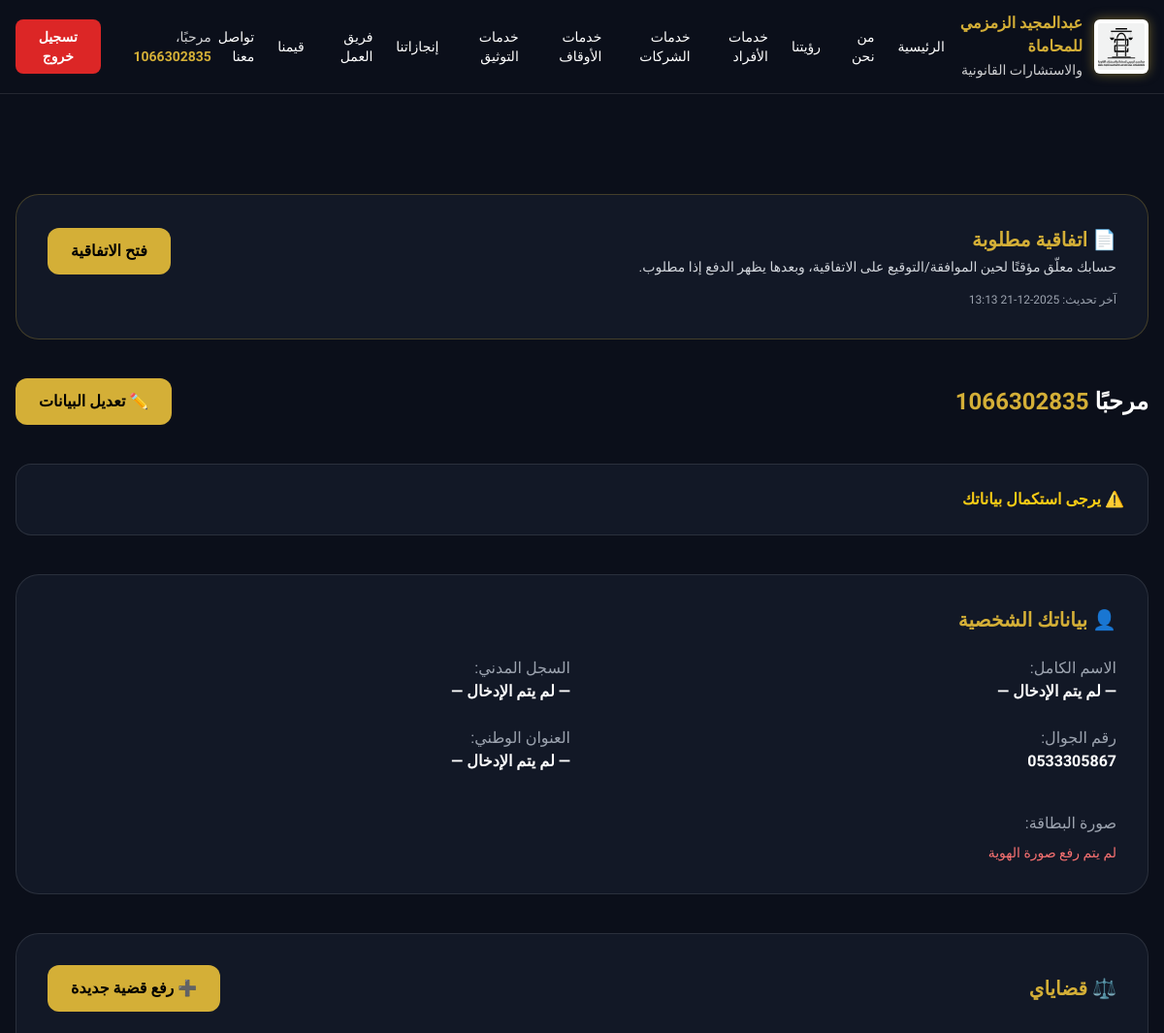
The app's page /accounts/dashboard/ (signed in, upper part), older data.
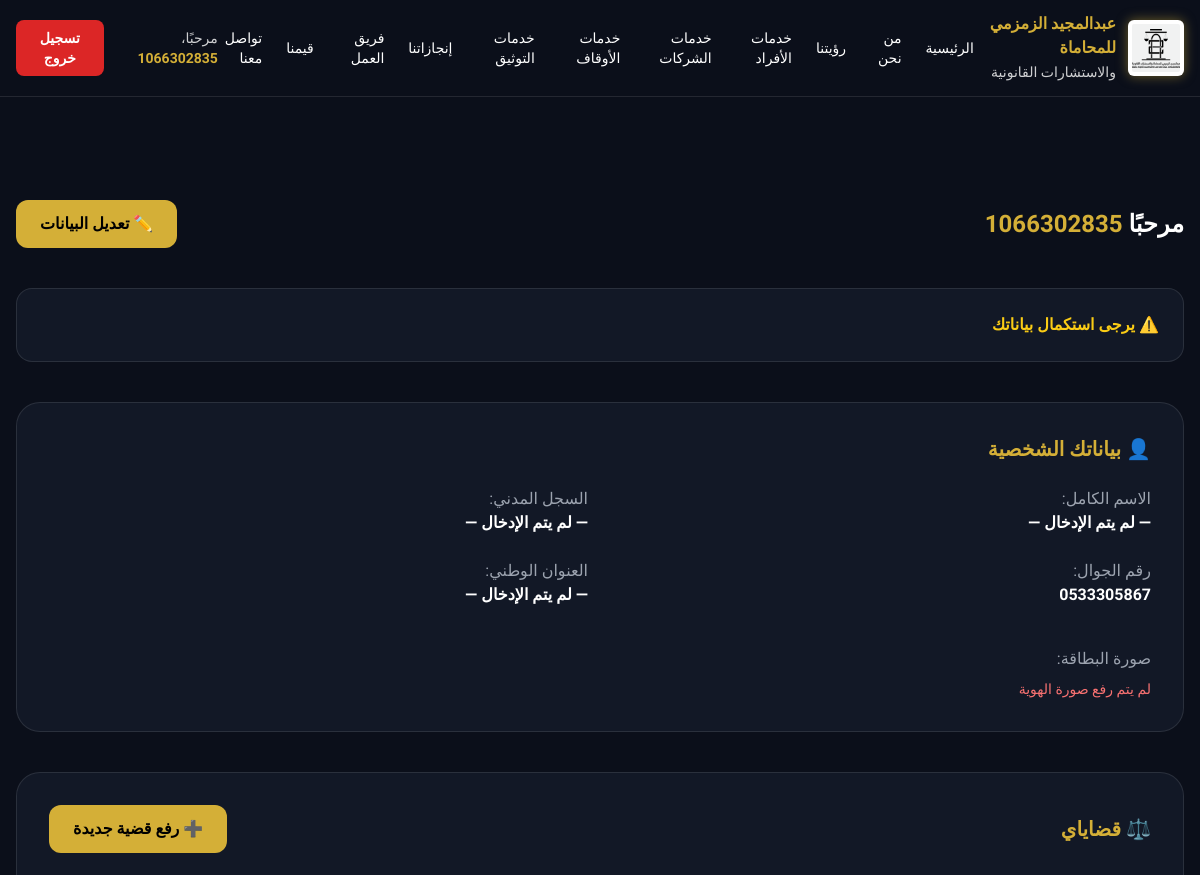
The same page, newer data.
### accounts/models.py (models this page shows, shortened)
class UserAgreement(models.Model):
    STATUS = [
        ("sent", "مرسلة"),
        ("accepted", "تمت الموافقة"),
        ("signed", "تم التوقيع"),
        ("payment_pending", "بانتظار الدفع"),
        ("paid", "تم الدفع"),
        ("expired", "منتهية"),
    ]
    user = models.ForeignKey(
        User,
        on_delete=models.CASCADE,
        related_name="agreements",
        verbose_name="المستخدم"
    )
    template = models.ForeignKey(
        AgreementTemplate,
        on_delete=models.SET_NULL,
        null=True,
        blank=True,
        related_name="sent_agreements",
        verbose_name="قالب الاتفاقية"
    )
    token = models.CharField(
        max_length=64,
        unique=True,
        blank=True,
        verbose_name="رمز الوصول"
    )
    office_name = models.CharField(
        max_length=255,
        default="مكتب المحاماة والاستشارات القانونية",
        verbose_name="اسم المكتب"
    )
    office_logo = models.ImageField(
        upload_to="agreements/logos/",
        blank=True,
        null=True,
        verbose_name="شعار المكتب"
    )
    title = models.CharField(
        max_length=255,
        default="اتفاقية تقديم خدمات قانونية",
        verbose_name="عنوان الاتفاقية"
    )
    agreement_text = models.TextField(
        verbose_name="نص الاتفاقية"
    )
    accepted_checkbox = models.BooleanField(
        default=False,
        verbose_name="موافقة (مربع)"
    )
    accepted_at = models.DateTimeField(
        blank=True,
        null=True,
        verbose_name="تاريخ الموافقة"
    )
    signature_image = models.ImageField(
        upload_to="agreements/signatures/",
        blank=True,
        null=True,
        verbose_name="صورة التوقيع"
    )
    signed_at = models.DateTimeField(
        blank=True,
        null=True,
        verbose_name="تاريخ التوقيع"
    )
    payment_required = models.BooleanField(
        default=True,
        verbose_name="يتطلب دفع"
    )
    payment_status = models.CharField(
        max_length=30,
        choices=[
            ("not_started", "لم يبدأ"),
            ("pending", "بانتظار الدفع"),
            ("paid", "تم الدفع"),
        ],
        default="not_started",
        verbose_name="حالة الدفع"
    )
    payment_amount = models.DecimalField(
        "مبلغ الدفع",
        max_digits=10,
        decimal_places=2,
        blank=True,
        null=True
    )
    office_invoice_number = models.CharField(
        "رقم الفاتورة الموحد",
        max_length=32,
        blank=True,
        null=True,
        help_text="ضع رقم الفاتورة الثابت للمكتب هنا (سيظهر للعميل)."
    )
    receipt_number = models.CharField(
        "رقم الإيصال",
        max_length=64,
        blank=True,
        null=True
    )
    paid_at = models.DateTimeField(
        "تاريخ الدفع",
        blank=True,
        null=True
    )
    receipt_pdf = models.FileField(
        "إيصال الدفع PDF",
        upload_to="payment_receipts/",
        blank=True,
        null=True
    )
    sadad_bill_number = models.CharField(
        "رقم فاتورة سداد",
        max_length=32,
        blank=True,
        null=True,
        help_text="إذا كان رقم سداد ثابت للمكتب اتركه هنا (يتكرر لجميع العملاء)."
    )
    sadad_status = models.CharField(
        "حالة سداد",
        max_length=20,
        choices=[
            ("not_created", "لم تُنشأ"),
            ("pending", "بانتظار السداد"),
            ("paid", "مدفوعة"),
            ("expired", "منتهية"),
        ],
        default="not_created"
    )
    sadad_expires_at = models.DateTimeField(
        "تاريخ انتهاء سداد",
        blank=True,
        null=True
    )
    status = models.CharField(
        max_length=30,
        choices=STATUS,
        default="sent",
        verbose_name="حالة الاتفاقية"
    )
    sent_at = models.DateTimeField(
        auto_now_add=True,
        verbose_name="تاريخ الإرسال"
    )
    created_at = models.DateTimeField(
        auto_now_add=True,
        verbose_name="تاريخ الإنشاء"
    )
    class Meta:
        verbose_name = "اتفاقية"
        verbose_name_plural = "الاتفاقيات"
        ordering = ["-created_at"]

### accounts/views.py (the view)
# urls.py: path('dashboard/', user_dashboard, name='user_dashboard'),
@login_required
def user_dashboard(request):
    redir = _redirect_if_suspended(request, allow_dashboard=True)
    if redir:
        return redir
    profile = getattr(request.user, 'profile', None)
    cases = request.user.account_cases.all().order_by('-created_at')
    latest_agreement = _get_latest_agreement(request.user)
    return render(request, 'accounts/dashboard.html', {
        'profile': profile,
        'cases': cases,
        'documents': request.user.documents.all(),
        'now': timezone.now(),
        'agreement': latest_agreement,
    })

### accounts/views.py (called while the page is built)
def _get_latest_agreement(user):
    if not user.is_authenticated:
        return None
    return user.agreements.order_by('-created_at').first()

def _redirect_if_suspended(request, allow_dashboard=False):
    if request.user.is_authenticated:
        if request.user.account_status in ("pending_agreement", "payment_pending"):
            if allow_dashboard:
                return None
            latest = _get_latest_agreement(request.user)
            if latest:
                return redirect('agreement_view', token=latest.token)
            return redirect('account_suspended')
    return None

### templates/accounts/dashboard.html (shortened to what this page needs)
<!DOCTYPE html>
<html lang="ar" dir="rtl">
<head>
  <script src="https://cdn.tailwindcss.com"></script>
</head>
<body class="bg-dark text-white font-cairo min-h-screen">
{% include "header.html" %}
<div class="h-[80px]"></div>
<div class="container-desktop mx-auto px-4 py-10 space-y-10">
  {% if agreement and request.user.account_status != "active" %}
    <div class="bg-card rounded-3xl p-6 sm:p-8 border border-gold/25 space-y-4">
      <div class="flex flex-col sm:flex-row sm:items-center sm:justify-between gap-4">
        <div>
          <h2 class="text-xl font-bold text-gold">📄 اتفاقية مطلوبة</h2>
          <p class="text-sm text-gray-300 mt-1">
            حسابك معلّق مؤقتًا لحين الموافقة/التوقيع على الاتفاقية، وبعدها يظهر الدفع إذا مطلوب.
          </p>
        </div>
        <div class="flex flex-col sm:flex-row gap-3">
          <a href="{% url 'agreement_view' agreement.token %}"
             class="bg-gold text-black px-6 py-3 rounded-xl font-bold hover:opacity-90 transition text-center">
            فتح الاتفاقية
          </a>
        </div>
      </div>
      <div class="text-xs text-gray-400">
        آخر تحديث: {{ agreement.created_at|date:"Y-m-d H:i" }}
      </div>
    </div>
  {% endif %}
  <div class="flex flex-col sm:flex-row sm:items-center sm:justify-between gap-4">
    <h1 class="text-2xl font-bold">
      مرحبًا <span class="text-gold">{{ request.user.username }}</span>
    </h1>
    <a href="{% url 'profile_update' %}"
       class="bg-gold text-black px-6 py-3 rounded-xl font-bold hover:opacity-90 transition">
      ✏️ تعديل البيانات
    </a>
  </div>
  <div class="bg-card rounded-2xl p-6 border border-white/10 space-y-3">
    {% if profile.full_name and profile.national_id %}
      <p class="text-green-400 font-bold">✅ بياناتك مكتملة</p>
    {% else %}
      <p class="text-yellow-400 font-bold">⚠️ يرجى استكمال بياناتك</p>
    {% endif %}
  </div>
  <div class="bg-card rounded-3xl p-6 sm:p-8 space-y-6 border border-white/10">
    <h2 class="text-xl font-bold text-gold">👤 بياناتك الشخصية</h2>
    <div class="grid grid-cols-1 sm:grid-cols-2 gap-6 text-sm sm:text-base">
      <div>
        <p class="text-gray-400">الاسم الكامل:</p>
        <p class="font-bold">
          {{ profile.full_name|default:"— لم يتم الإدخال —" }}
        </p>
      </div>
      <div>
        <p class="text-gray-400">السجل المدني:</p>
        <p class="font-bold">
          {{ profile.national_id|default:"— لم يتم الإدخال —" }}
        </p>
      </div>
      <div>
        <p class="text-gray-400">رقم الجوال:</p>
        <p class="font-bold">
          {{ request.user.phone_number|default:"— لم يتم الإدخال —" }}
        </p>
      </div>
      <div>
        <p class="text-gray-400">العنوان الوطني:</p>
        <p class="font-bold">
          {{ profile.address|default:"— لم يتم الإدخال —" }}
        </p>
      </div>
    </div>
    <div class="pt-4">
      <p class="text-gray-400 mb-2">صورة البطاقة:</p>
      {% if profile.id_card_image %}
        <img
          src="{{ profile.id_card_image.url }}"
          alt="صورة الهوية"
          class="w-40 rounded-xl border border-gold/40"
        >
      {% else %}
        <p class="text-red-400 text-sm">لم يتم رفع صورة الهوية</p>
      {% endif %}
    </div>
  </div>
  <div class="bg-card rounded-3xl p-6 sm:p-8 space-y-6 border border-white/10">
    <div class="flex flex-col sm:flex-row sm:items-center sm:justify-between gap-4">
      <h2 class="text-xl font-bold text-gold flex items-center gap-2">
        ⚖️ قضاياي
      </h2>
      <a href="{% url 'case_create' %}"
         class="bg-gold text-black px-6 py-3 rounded-xl font-bold hover:opacity-90 transition flex items-center gap-2">
        ➕ رفع قضية جديدة
      </a>
    </div>
  </div>
</div>
{% include "footer.html" %}
</body>
</html>

Row changes from the older to the newer data that the page shows:
no longer on this page (row unchanged): UserAgreement: created_at "2025-12-21 13:13"
changed User: account_status "pending_agreement" → "active" (drawn)
Text that changed along with them:
text no longer shown: "📄 اتفاقية مطلوبة حسابك معلّق مؤقتًا لحين الموافقة/التوقيع على الاتفاقية، وبعدها يظهر الدفع إذا مطلوب. فتح الاتفاقية آخر تحديث:"
